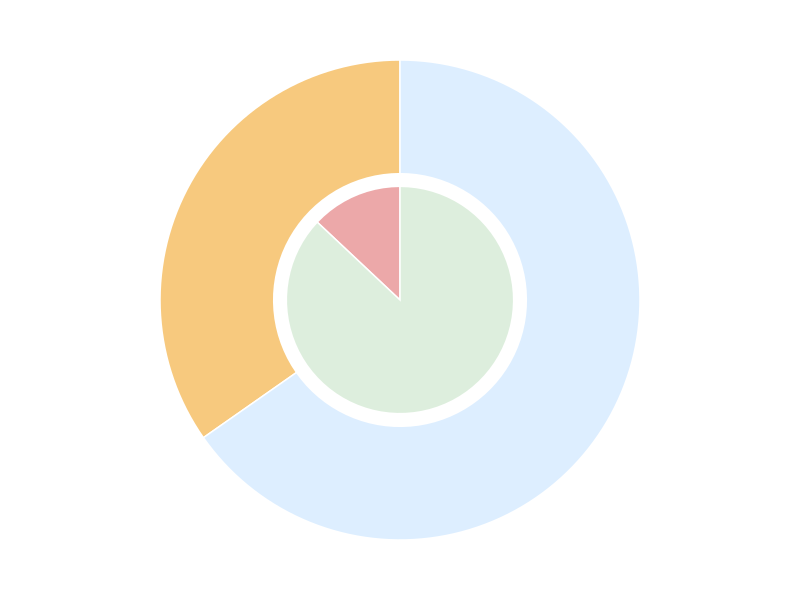

Here is the R script that generated this plot:
require(dplyr)
require(ggplot2)

df <- data.frame(
  x = c("yaocai","yaocai","chengyao","chengyao") %>% factor(levels = c("yaocai","chengyao")),
  y = c(80 / (80 + 536), 536 / (80 + 536), 558 / (558+1049), 1049/(558+1049)),
  col = c("a","b","c","d"),
  # y = c(),
  labelx = c(80, 536, 558, 1049) %>% as.factor,
  stringsAsFactors = F
)

p <- ggplot(data = df, aes(x = x, y = y, fill = col)) + 
  geom_col(col = "white") + 
  # ggrepel::geom_text_repel() +
  scale_fill_manual(values = c("#ECA8A9","#ddeedd","#F7C97E","#ddeeff")) +
  guides(fill = "none", col = "none") +
  scale_x_discrete(labels = c('','')) +
  # theme(aspect.ratio=1) + 
  coord_polar(theta="y") +
  theme_void()
ggsave(filename = "饼图.pdf", plot = p, device = "pdf", path = "D:/", width = 5, height = 5, dpi = 300, units = "in")
